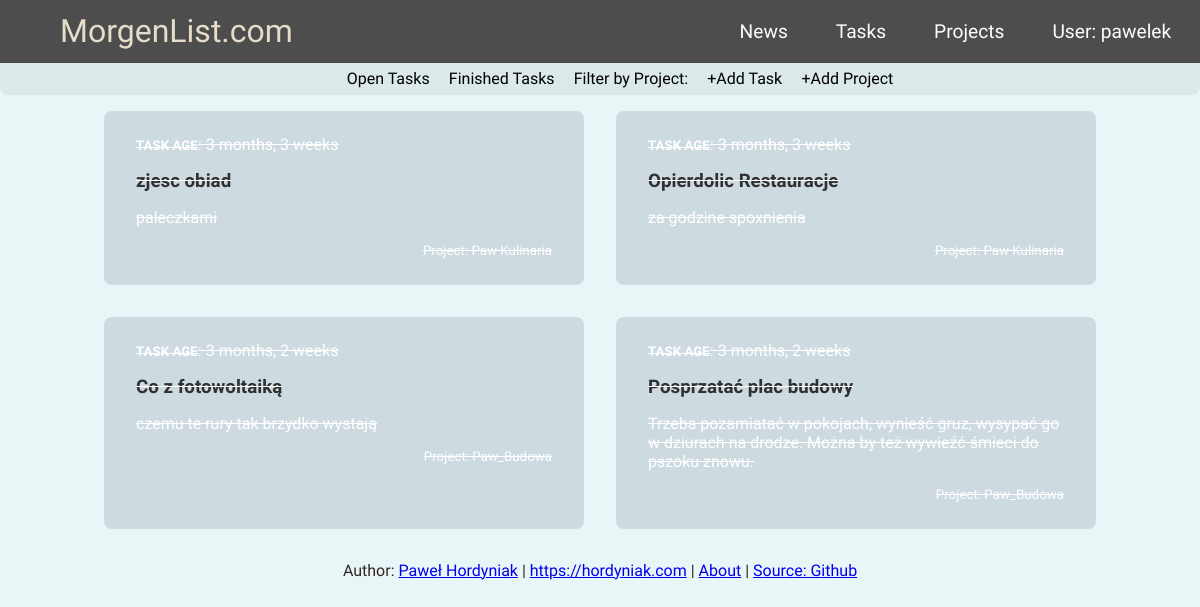
Before: /task_done/ (signed in) with the older database file.
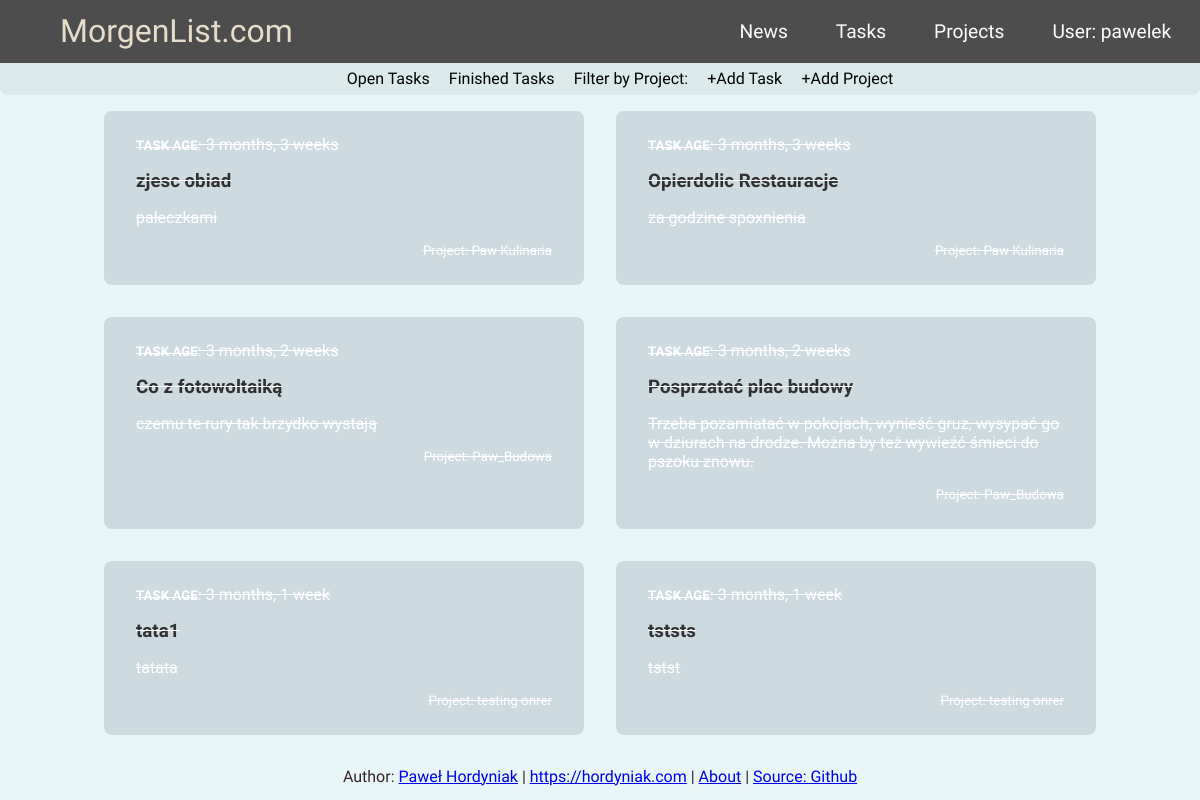
After: the same page with the newer database file.
### tasktrack/models.py (models this page shows, shortened)
class Task(models.Model):
    author = models.ForeignKey('auth.User', on_delete=models.CASCADE)
    project = models.ForeignKey('tasktrack.Project', related_name='tasks', null=True, on_delete=models.CASCADE)
    title = models.CharField(max_length=64, unique=True)
    updated_on = models.DateTimeField(auto_now = True)
    description = models.TextField(max_length=512)
    created_on = DateTimeField(auto_now_add=True)
    deadline_in = DateTimeField(null=True)
    status = models.IntegerField(choices=STATUS, default = 0)
    class Meta:
        ordering = ['created_on']
    def is_week_old(self):
        if self.deadline_in is not None:
            days_to_deadline = (self.deadline_in - timezone.now()).days
            print(self, days_to_deadline)
            return 0 > days_to_deadline
        else:
            return False

class Project(models.Model):
    owner = models.ForeignKey('auth.User', on_delete=models.CASCADE)
    title = models.CharField(max_length=24, unique=True)
    status = models.IntegerField(choices=STATUS, default = 0)
    def __str__(self) -> str:
        return self.title

### tasktrack/views.py (the view)
# urls.py: path('task_done/', views.TaskListDone.as_view(), name='task_done'),
class TaskListDone(LoginRequiredMixin, generic.ListView):
    login_url = '/login/'
    model = Task
    context_object_name = 'task_list'
    template_name = "task_list.html"
    def get_context_data(self, **kwargs):
        context = super().get_context_data(**kwargs)
        context['task_list'] = context['task_list'].filter(author=self.request.user)
        context['task_list'] = context['task_list'].filter(status=1).order_by('created_on')
        context['projects'] = Project.objects.filter(owner=self.request.user)
        return context

### tasktrack/templates/task_list.html (shortened to what this page needs)
{% extends "base.html" %}
{% block content %}
<nav class="sub-navbar">
    <ul class="nav-links">
        <li class="sub-nav-link"><a href="{% url 'task_list' %}">Open Tasks</a></li>
        <li class="sub-nav-link"><a href="{% url 'task_done' %}">Finished Tasks</a></li>
        <li class="sub-nav-link"> <div class="dropdown">
            <a href='#' class="drop-btn">Filter by Project:</a>
          </div> </li>
          <li class="sub-nav-link"><a href="{% url 'create_task' %}">+Add Task</a></li>
          <li class="sub-nav-link"><a href="{% url 'create_project' %}">+Add Project</a></li>
    </ul>
</nav>
<div class='taskfield'>
{% if project %}
    {% for task in project.tasks.all %}
        {% if task.status == 0 %}
            {% if task.is_week_old %}
                <div class="task old">
            {% else %}
                <div class="task">
            {% endif %}
                <a href="{% url 'edit_task' pk=task.pk %}">
                <div class="container">
                    <p><b id='font_small'>TASK AGE</b>: {{ task.created_on|timesince }}</p>
                    <h3 class = "title">{{ task.title }}</h3>
                    <p>{{ task.description }}<br>
                        <div id="font_small" class='right_al'>Project: {{ task.project }}</div><br>
                </div> </a>
            </div>
        {% endif %}
    {% empty %}
    <p>List is empty</p>
    {% endfor %}
{% else %}
    {% for task in task_list %}
        {% if task.is_week_old and not task.status == 1 %}
            <div class = "task old">
        {% else %}
            {% if task.status == 0 %}
                <div class="task">
            {% else %}
                <div class="task finished">
            {% endif %}
        {% endif %}
            <a href="{% url 'edit_task' pk=task.pk %}">
            <div class="container">
                <p><b id='font_small'>TASK AGE</b>: {{ task.created_on|timesince }}</p>
                <h3 class = "title">{{ task.title }}</h3>
                <p>{{ task.description }}<br>
                <div id="font_small" class='right_al'>Project: {{ task.project }}</div><br>
            </div> </a>
        </div>
    {% empty %}
    <p>List is empty</p>
    {% endfor %}
{% endif %}
</div>
{% endblock %}

Changed rows visible on the page:
added Task: created_on "3 months, 1 week", title "tata1", description "tatata", project "testing onrer"
added Task: created_on "3 months, 1 week", title "tststs", description "tstst", project "testing onrer"
